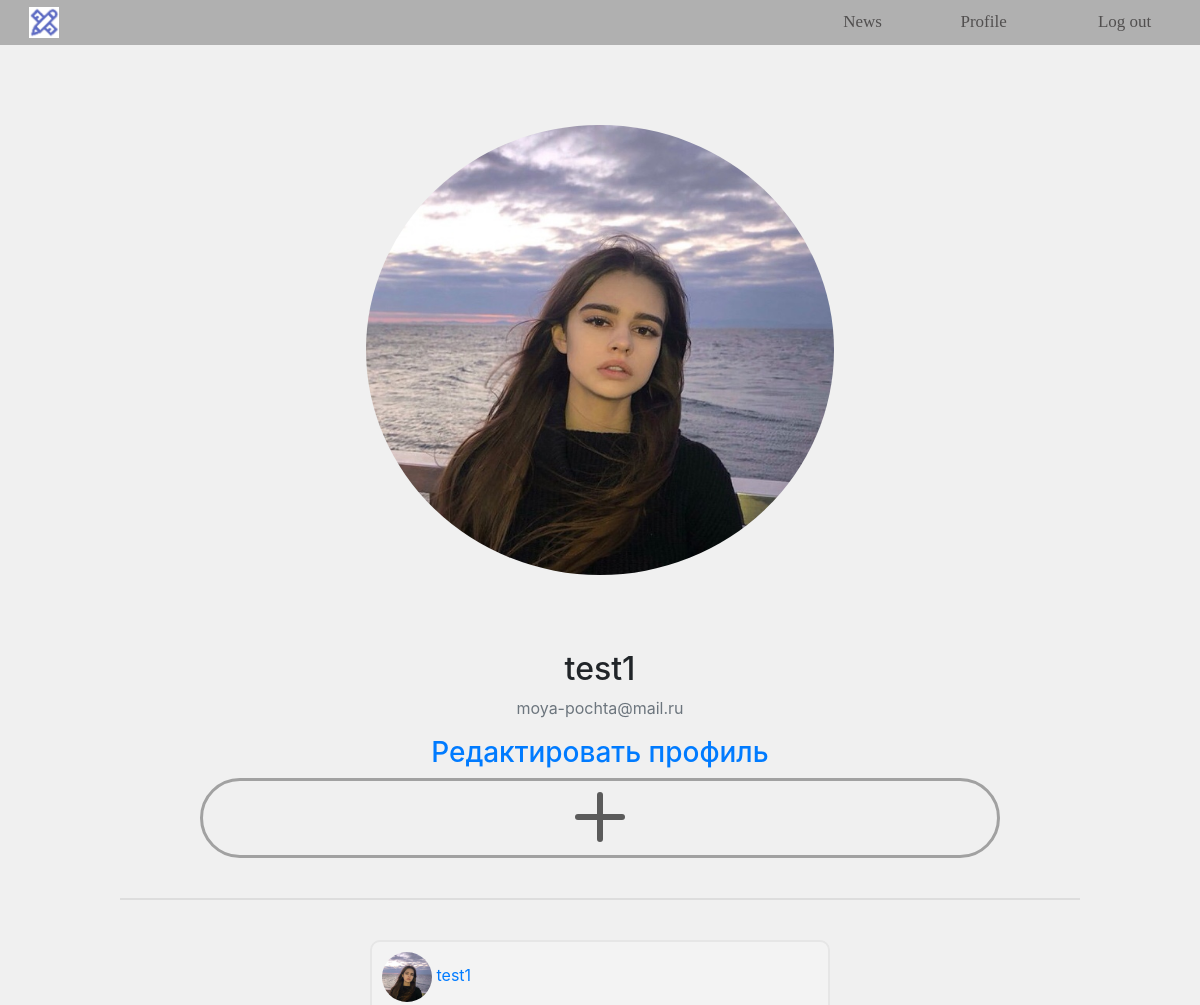
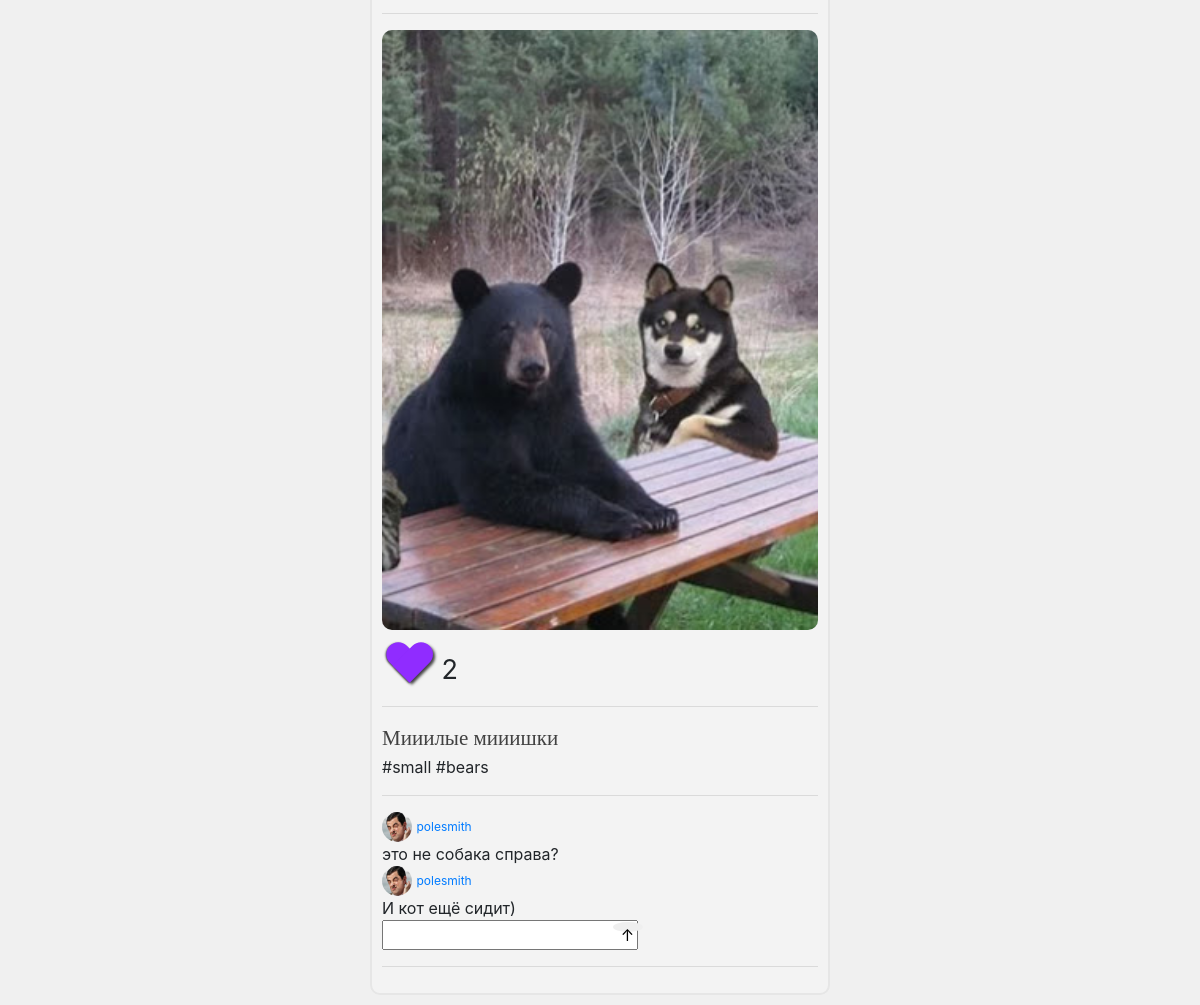
Screenshot of /profile/ (signed in) with the database file from the repository (2 pictures, top to bottom).
### users/models.py (models this page shows, shortened)
class Profile(models.Model):
    user = models.OneToOneField(User, on_delete=models.CASCADE)
    main_image = models.ImageField(default='default.jpg', upload_to='profile_main_image/')
    description = models.CharField(default='', max_length=200)
    website = models.CharField(default='', max_length=100)
    name = models.CharField(default='', max_length= 100)
    surname = models.CharField(default='', max_length=100)
    age = models.IntegerField(default=0)
    like = models.TextField(default='[]')

class Post(models.Model):
    profile = models.ForeignKey(Profile, on_delete=models.CASCADE)
    liked_by = models.TextField(default='[]')
    image = models.ImageField(upload_to='media/profile_images')
    description = models.CharField(default='', max_length=100)
    tags = TaggableManager()
    pub_date = models.DateTimeField('Publication date')

class Comment(models.Model):
    post = models.ForeignKey(Post, on_delete=models.CASCADE)
    author = models.ForeignKey(User, on_delete=models.CASCADE)
    text = models.CharField(max_length=50)

### users/views.py (the view)
# urls.py: path('', views.profile, name='profile'),
@login_required
def profile(request):
    profile_id = request.user.profile.id
    posts = Post.objects.filter(profile_id__exact=profile_id)
    posts_sorted = posts.order_by('-pub_date')
    comments = Comment.objects.filter(post_id__in=posts)
    return render(request, 'users/profile.html', {'posts': posts_sorted,
                                                  'profile': request.user.profile,
                                                  'form': UpdateMainImage,
                                                  'comment_form': AddComment,
                                                  'comments': comments
                                                  })

### users/templatetags/count_like.py (called while the page is built)
@register.filter
def count(value):
    return len(eval(value))

### users/templates/users/profile.html (shortened to what this page needs)
{% extends "inst/base.html" %}
{% load crispy_forms_tags %}
{% block content %}
{% load static %}
{% load count_like %}
<link rel="stylesheet" type="text/css" href="{% static 'users/profile_style.css' %}">
<div class="profile-head" align="center">
    <div class="head-block" align="center">
        <div class="container">
            <img src="{{profile.main_image.url}}" accept="image/*" class="image">
        </div>
    </div>
</div>
    <div class="media-body" align="left">
        <h2 class="account-heading" align="center">{{user.username}}</h2>
        <p class="text-secondary" align="center">{{user.email}}<br>
        </p>
        <a href="{% url 'edit' %}"><h3 align="center">Редактировать профиль</h3></a>
    </div>
</div>
<div align="center">
    <a href="{% url 'add_post' %}">
        <div class="add-post-button">
            <div class="plus-image"></div>
            <div class="menu-button no-hover no-border"><h3 class="hidden-text">-ADD POST-</h3></div>
        </div>
    </a>
</div>
<div align="center"><div class="separate-line" style="opacity:0.3;"></div></div>
<div class="posts">
    {% for post in posts %}
    <div class="post">
        <div class="post-head">
            <img src="{{profile.main_image.url }}" class="small-avatar">
            <a href="{% url 'other_profile' user.username %}">{{ user.username }}</a>
        </div>
        <hr>
        <div class="cropped">
        <img src="{{ post.image.url }}" class="post-image"></div>
        <div class="like-container">
                <button
                        {% if user.username in post.liked_by %}
                        class="like like-button"
                        {% else %}
                        class="unlike like-button"
                        {% endif %}
                        onclick="like({{post.id}});" id="lk{{post.id}}" type="button">{% csrf_token %}
                </button>
        </div>
         <span class="likes_count" id="count{{post.id}}"> {{ post.liked_by|count }}</span>
        <hr>
        <span class="description-text">{{post.description}}</span><br>
        {% for tag in post.tags.names %}
            #{{tag}}
        {% endfor %}
        <hr>
<div id="comments{{post.id}}" class="comments">
    {% for com in comments %}
    {% if com.post_id == post.id %}
        <div class="comment">
            <div class="comment-author"><img src="{{com.author.profile.main_image.url }}" class="very-small-avatar">
            <a href="{% url 'other_profile' com.author.username %}" class="comment-username">{{ com.author.username }}</a>
            </div>
            <div class="comment-text">{{com.text}}</div>
        </div>
    {% endif %}
    {% endfor %}
</div>
    <form method="POST">
        <input type="text" id="text{{post.id}}" name="text">
        <button value="{{post.id}}" name="id" id="id" type="button" onclick="comment({{post.id}});" class="comment-button">↑</button>
    </form>
    <hr>
    </div>
{% endfor %}
</div>
{% endblock content %}

### inst/static/inst/base-style.css (style rules this page uses)
body { background: #E8E8E8; }
.menu-button { font-family: Sanchez; font-style: normal; font-weight: normal; font-size: 17px; line-height: 250%; color: #514F4F; border-bottom: #B0B0B0 solid 3px; }
a { text-decoration:none; }

### users/static/users/profile_style.css (style rules this page uses)
body { background: #F0F0F0; }
.container { position: relative; align: center; border-radius: 100%; height: 500px; }
.image { width: 90%; height: 90%; border-radius: 100%; }
.head-block { width: 550px; }
.profile-head { padding: 25px; }
.like-button { border: none; outline: none; }
.like { position: relative; left: 10px; width: 60%; height: 100%; background: #902CFF; box-shadow: -1px 0px 2px #444; -webkit-border-radius: 50px 50px 0 0; -moz-border-radius: 50px 50px 0 0; border-radius: 50px 50px 0 0; -webkit-transform: rotate(315deg); -moz-transform: rotate(315deg); -ms-transform: rotate(315deg); -o-transform: rotate(315deg); transform: rotate(315deg); }
.like:before { position: absolute; width: 40px; height: 60%; left: 0; bottom: 0; content: ""; background: #902CFF; box-shadow: 0px 3px 3px #444444; -webkit-border-radius: 50px 50px 0 0; -moz-border-radius: 50px 50px 0 0; border-radius: 0 50px 50px 0; }
.like-container { display: inline-block; margin-top: 10px; width: 40px; height: 40px; }
.likes_count { font-size: 27px; line-height: 150%; margin-left: 15px; margin-top: 20px; }
.description-text { font-family: Vera; font-style: normal; font-weight: normal; font-size: 21px; color: #414141; }
.like-button, .like-button:active, .like-button:focus { outline: none; }
.separate-line { width: 80%; height: 2px; background: #B0B0B0; margin: 40px; }
.no-border { border: none; }
.plus-image { -webkit-transition-duration: 1s; -o-transition-duration: 1s; -moz-transition-duration: 1s; transition-duration: 1s; position: relative; top: 11px; width: 6px; height: 50px; background: #5B5B5B; border-radius: 10px; }
.plus-image:after { position: absolute; content: ""; width: 50px; height: 6px; background: #5B5B5B; border-radius: 10px; top: 22px; left: -22px; }
.add-post-button { width: 800px; height: 80px; border-radius: 40px; border: 3px solid #A1A1A1; }
.posts { margin: 0 30%; width: 40%; }
.post-image { object-fit: cover; width: 100%; height: 600px; border-radius: 10px; }
.post { padding: 10px; margin: 10px; border: 2px solid #E6E6E6; border-radius: 10px; background: #F3F3F3; }
.small-avatar { width: 50px; height: 50px; border-radius: 100%; }
.comment-button { width:30px; height:10px; position:relative; left:-30px; border-radius: 50%; border: none; }
.comment-username { font-size:12px; }
.very-small-avatar { width: 30px; height: 30px; border-radius: 100%; }

### rows the page displays
Profile: main_image (picture)
Post: main_image (picture), image (picture), liked_by|count "2", description "Мииилые мииишки"
Tag: tag "small"
Tag: tag "bears"
Comment: author.profile.main_image (picture), author.username "polesmith", text "это не собака справа?"
Comment: author.profile.main_image (picture), author.username "polesmith", text "И кот ещё сидит)"

### other values shown
{{ user.username }} "test1"
{{ user.email }} "moya-pochta@mail.ru"
